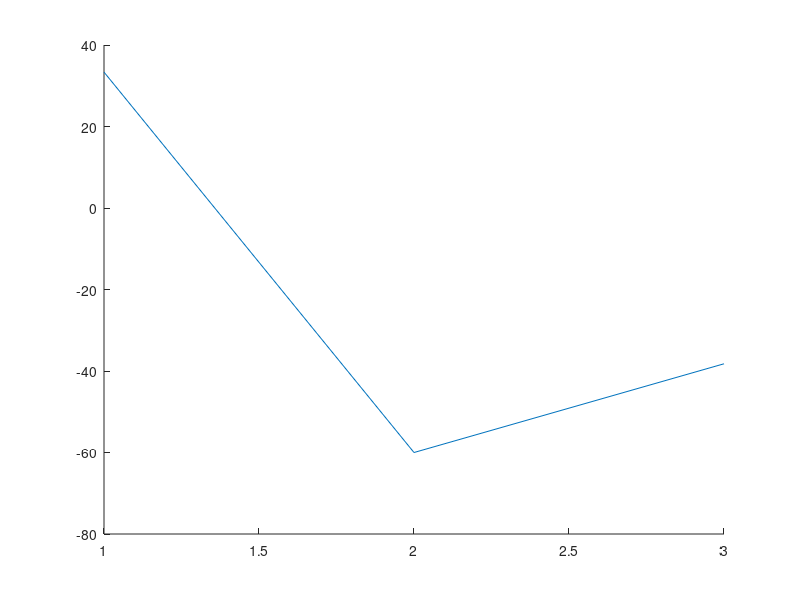

This chart was generated by the following MATLAB code: (Note: this script raises an error after producing the figure.)
clear variable
close all
A = load('data.dat');
N = size(A,2);
%[files Nf] = ValidateComponent('Z');


for k =1:N
    
    
    %sac =rsac(files(k+1).name);
    %sac = rsac('20110210143930.IG.CAIG.HHZ.sac');
    %subplot(3,1,1)
    %plot(A(k,:))
    %axis tight
    %subplot(3,1,2)
    %plot(sac.d)
    hold on 
    plot(A(k,:))
    title(files(k+1).name);
    axis tight
    %subplot(3,1,3)
   
    pause
    clf
    
end
